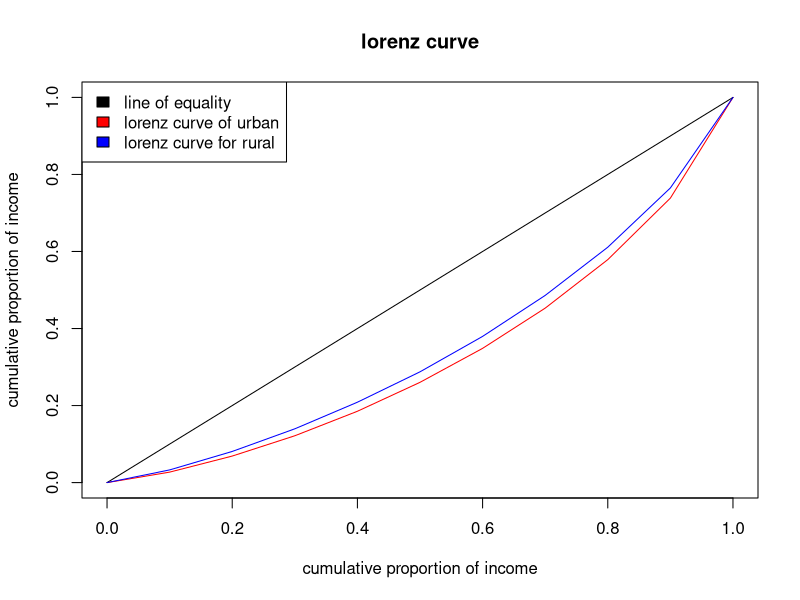
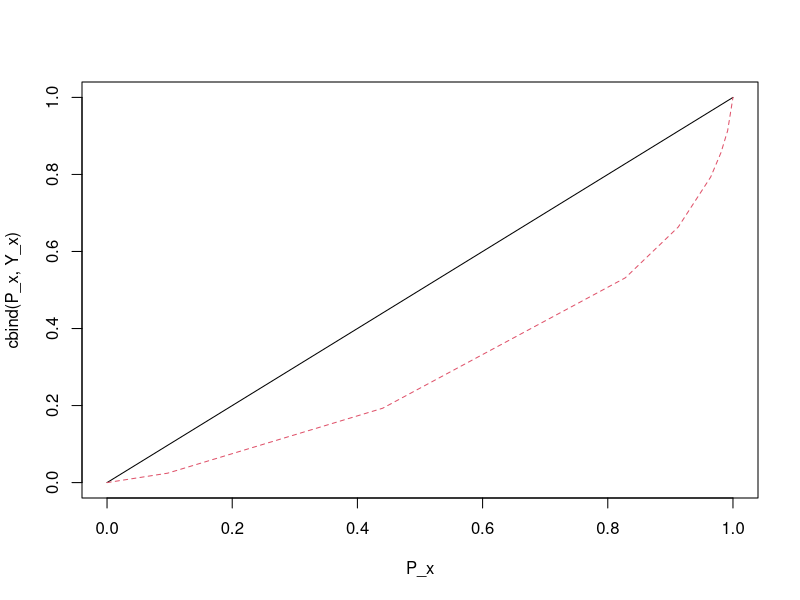

Reproduce these figures in R, in order.
rm(list=ls())
prop_popn=rep(0.1,10)
cum_prop_popn=c(0,cumsum(prop_popn));cum_prop_popn
percent_exp_urban=c(2.72,4.17,5.27,6.36,7.51,8.82,10.44,12.59,15.97,26.14)
percent_exp_rural=c(3.29,4.79,5.87,6.9,7.88,9.19,10.63,12.5,15.37,23.48)
prop_exp_urban=percent_exp_urban/sum(percent_exp_urban)
prop_exp_rural=percent_exp_rural/sum(percent_exp_rural)
cum_prop_exp_urban=c(0,cumsum(prop_exp_urban));cum_prop_exp_urban
cum_prop_exp_rural=c(0,cumsum(prop_exp_rural));cum_prop_exp_rural
plot(cum_prop_popn,cum_prop_exp_urban,type="l",ylab="cumulative proportion of income",xlab="cumulative proportion of income",main="lorenz curve",col="red")
lines(cum_prop_popn,cum_prop_popn)
lines(cum_prop_popn,cum_prop_exp_rural,col="blue")
legend("topleft",fill=c("black","red","blue"),legend=c("line of equality","lorenz curve of urban","lorenz curve for rural"))
z_i_urban=cum_prop_exp_urban[-length(cum_prop_exp_urban)];z_i_urban
z_i1_urban=cum_prop_exp_urban[-1];z_i1_urban
g_urban=1-sum(0.1*(z_i_urban+z_i1_urban));g_urban

z_i_rural=cum_prop_exp_rural[-length(cum_prop_exp_rural)];z_i_rural
z_i1_rural=cum_prop_exp_rural[-1];z_i1_rural
g_rural=1-sum(0.1*(z_i_rural+z_i1_rural));g_rural



#Q2:
rm(list=ls())
percentofhousehold = c(9.67,34.36,38.78,8.45,5.18,1.64,1.07,0.85)
percentincomeshare = c(2.44,16.86,33.87,13.18,12.98,6.32,5.72,8.63)
annualdisposableincome = c("<500","500-1000","1000-2000","2000-3000","3000-5000","5000-7000","7000-10000",">10000")
data.frame(annualdisposableincome,percentofhousehold,percentincomeshare)

P_x = c(0,cumsum(percentofhousehold)/sum(percentofhousehold));
Y_x = c(0,cumsum(percentincomeshare)/sum(percentincomeshare));Y_x
matplot(P_x,cbind(P_x,Y_x), type = 'l')
LorentzArea = (1-sum((P_x[-1]-P_x[-9])*(Y_x[-1]+Y_x[-9])))/2;LorentzArea
GinniCoeff = 2*LorentzArea; GinniCoeff







